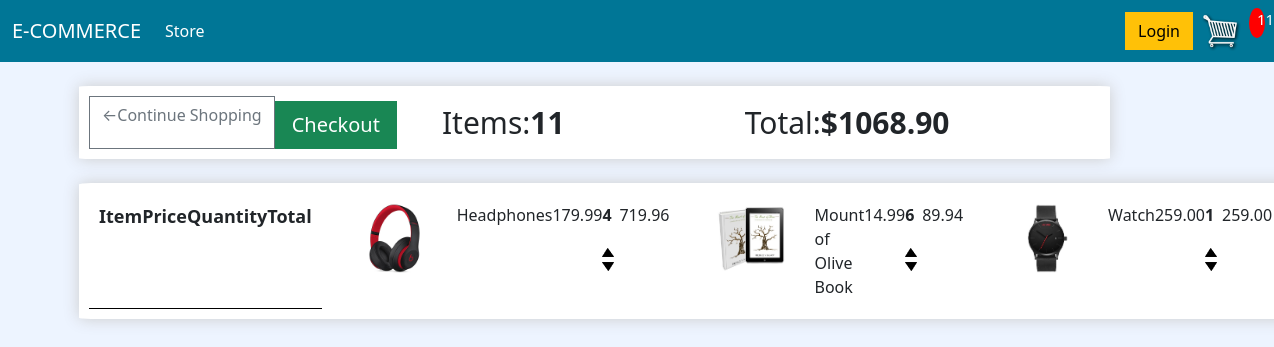
The app's page /cart/ (signed in), older data.
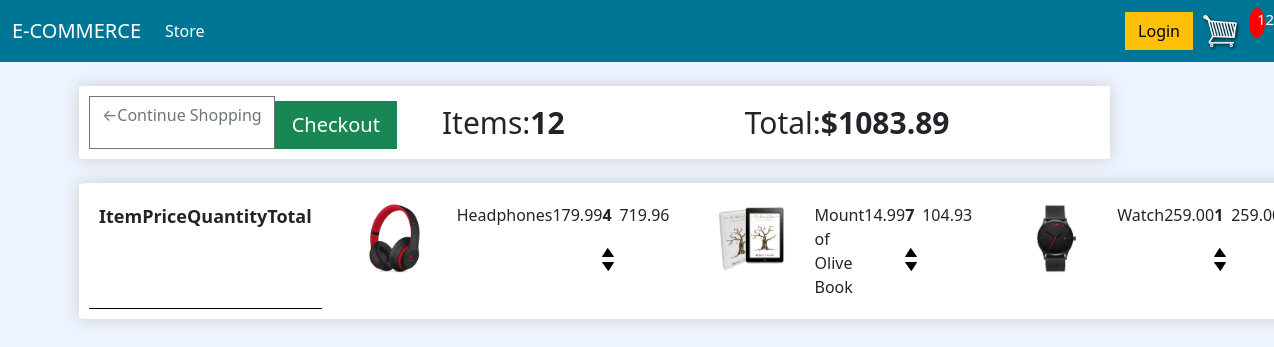
The same page, newer data.
### store/models.py (models this page shows, shortened)
class Order(models.Model):
    customer = models.ForeignKey(Customer, null=True, blank=True, on_delete=models.SET_NULL)
    date_ordered = models.DateTimeField(auto_now_add=True)
    complete = models.BooleanField(default=False, null=True)
    transaction_id = models.CharField(max_length=200, null=True, blank=True)
    @property
    def get_cart_items(self):
        orderitems = self.orderitem_set.all()
        total = sum([orderitem.quantity for orderitem in orderitems])
        return total
    @property
    def get_cart_total(self):
        orderitems = self.orderitem_set.all()
        total = sum([orderitem.get_total for orderitem in orderitems])
        return total

class OrderItem(models.Model):
    order = models.ForeignKey(Order, null=True, blank=True, on_delete=models.SET_NULL)
    product = models.ForeignKey(Product, null=True, blank=True, on_delete=models.SET_NULL)
    quantity = models.IntegerField(default=0, null=True, blank=True)
    date_added = models.DateTimeField(auto_now_add=True)
    @property
    def get_total(self):
        return self.product.price * self.quantity

class Product(models.Model):
    name = models.CharField(max_length=200, null=True, blank=True)
    price = models.DecimalField(max_digits=7, decimal_places=2,null=True, blank=True)
    digital = models.BooleanField(null=True)
    image = models.ImageField(default='static/images/cart_image_placeholder.png', blank=True)
    @property
    def imageURL(self):
        try:
            return self.image.url
        except:
            return ''

### store/views.py (the view)
# urls.py: path('cart/', cart, name='cart'),
def cart(request):
    data = cartData(request)
    order = data['order']
    cart_items = data['cart_items']
    orderitems = data['orderitems']
    context = {
        'order': order,
        'orderitems': orderitems,
        'cart_items': cart_items,
    }
    return render(request, 'store/cart.html', context)

### store/utils.py (called while the page is built)
def cartData(request):
    if request.user.is_authenticated:
        order, created = Order.objects.get_or_create(customer=request.user.customer, complete=False)
        cart_items = order.get_cart_items
        orderitems = order.orderitem_set.all()
    else:
        cookieData = cookieCart(request)
        order = cookieData['order']
        cart_items = cookieData['cart_items']
        orderitems = cookieData['orderitems']
    return {
        'order': order,
        'orderitems': orderitems,
        'cart_items': cart_items,
    }

### store/templates/store/cart.html (shortened to what this page needs)
{% extends 'base.html' %}
{% load static %}
{% block content %}
    <div class="box-element mt-4">
        <a class="btn btn-outline-secondary" href="{% url 'store' %}">&#8592;Continue Shopping</a>
        <br>
        <br>
        <table>
            <tr>
                <td class="sum-display">Items:<Strong>{{ cart_items }}</Strong></td>
                <td class="sum-display">Total:<Strong>${{ order.get_cart_total|floatformat:2 }}</Strong></td>
                <a class="checkout-page btn btn-success btn-lg" href="{% url 'checkout' %}"
                   style="float: right;">Checkout</a>
            </tr>
        </table>
        <br>
    </div>
    <div class="box-element mt-4">
        <div class="cart-row headd">
            <div style="flex: 2;">Item</div>
            <div style="flex: 1;">Price</div>
            <div style="flex: 1;">Quantity</div>
            <div style="flex: 1;">Total</div>
        </div>
        {% for orderitem in orderitems %}
            <div class="cart-row">
                <div style="flex: 2;"><img class="row-image" src="{{ orderitem.product.imageURL }}"></div>
                <div style="flex: 2;">{{ orderitem.product.name }}</div>
                <div style="flex: 1;">{{ orderitem.product.price }}</div>
                <div style="flex: 1;">
                    <p class="quantity">{{ orderitem.quantity }}</p>
                    <div class="quantity">
                        <img data-product="{{ orderitem.product.id }}" data-action="add" class="update_item arrows"
                             src="{% static 'images/arrow-up.png' %}">
                        <img data-product="{{ orderitem.product.id }}" data-action="remove" class="update_item arrows"
                             src="{% static 'images/arrow-down.png' %}">
                    </div>
                </div>
                <div style="flex: 1;">{{ orderitem.get_total|floatformat:2 }}</div>
            </div>
        {% endfor %}
    </div>
{% endblock %}

Row changes from the older to the newer data that the page shows:
changed through a linked row, Order: get_cart_total "1068.90" → "1083.89"
changed OrderItem "Mount of Olive Book": quantity "6" → "7"; get_total "89.94" → "104.93"
Text that changed along with them:
{{ cart_items }}: "11" → "12"
